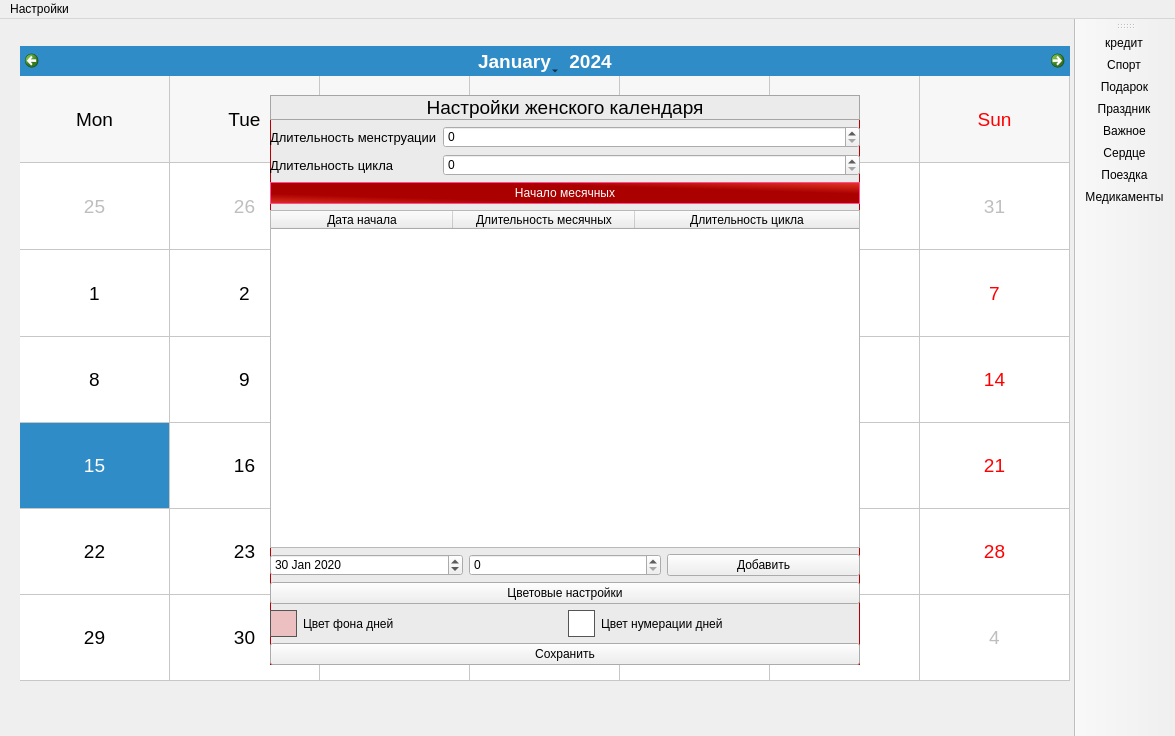
<?xml version="1.0" encoding="UTF-8"?>
<ui version="4.0">
 <class>Calendar</class>
 <widget class="QMainWindow" name="Calendar">
  <property name="geometry">
   <rect>
    <x>0</x>
    <y>0</y>
    <width>1175</width>
    <height>736</height>
   </rect>
  </property>
  <property name="windowTitle">
   <string>Календарь</string>
  </property>
  <property name="windowIcon">
   <iconset>
    <normalon>:/icons/img/icon_calendar.png</normalon>
   </iconset>
  </property>
  <property name="dockOptions">
   <set>QMainWindow::AllowTabbedDocks|QMainWindow::AnimatedDocks</set>
  </property>
  <property name="unifiedTitleAndToolBarOnMac">
   <bool>false</bool>
  </property>
  <widget class="QWidget" name="centralwidget">
   <widget class="QCalendarWidget" name="calendarWidget">
    <property name="geometry">
     <rect>
      <x>20</x>
      <y>27</y>
      <width>1050</width>
      <height>635</height>
     </rect>
    </property>
    <property name="font">
     <font>
      <family>MS Shell Dlg 2</family>
      <pointsize>14</pointsize>
      <weight>50</weight>
      <italic>false</italic>
      <bold>false</bold>
      <underline>false</underline>
      <strikeout>false</strikeout>
      <kerning>true</kerning>
     </font>
    </property>
    <property name="gridVisible">
     <bool>true</bool>
    </property>
    <property name="verticalHeaderFormat">
     <enum>QCalendarWidget::NoVerticalHeader</enum>
    </property>
   </widget>
   <widget class="QTableWidget" name="tableWidget">
    <property name="geometry">
     <rect>
      <x>19</x>
      <y>146</y>
      <width>1050</width>
      <height>515</height>
     </rect>
    </property>
    <property name="font">
     <font>
      <pointsize>9</pointsize>
     </font>
    </property>
    <property name="autoFillBackground">
     <bool>false</bool>
    </property>
    <property name="styleSheet">
     <string notr="true">QTableWidget {background-color: transparent;
border: 0 px;
}
</string>
    </property>
    <property name="verticalScrollBarPolicy">
     <enum>Qt::ScrollBarAlwaysOff</enum>
    </property>
    <property name="horizontalScrollBarPolicy">
     <enum>Qt::ScrollBarAlwaysOff</enum>
    </property>
    <property name="selectionMode">
     <enum>QAbstractItemView::NoSelection</enum>
    </property>
    <property name="showGrid">
     <bool>false</bool>
    </property>
    <property name="gridStyle">
     <enum>Qt::NoPen</enum>
    </property>
    <attribute name="horizontalHeaderVisible">
     <bool>false</bool>
    </attribute>
    <attribute name="horizontalHeaderDefaultSectionSize">
     <number>150</number>
    </attribute>
    <attribute name="verticalHeaderVisible">
     <bool>false</bool>
    </attribute>
    <attribute name="verticalHeaderDefaultSectionSize">
     <number>86</number>
    </attribute>
    <row>
     <property name="text">
      <string>Новая строка</string>
     </property>
    </row>
    <row>
     <property name="text">
      <string>Новая строка</string>
     </property>
    </row>
    <row>
     <property name="text">
      <string>Новая строка</string>
     </property>
    </row>
    <row>
     <property name="text">
      <string>Новая строка</string>
     </property>
    </row>
    <row>
     <property name="text">
      <string>Новая строка</string>
     </property>
    </row>
    <row>
     <property name="text">
      <string>Новая строка</string>
     </property>
    </row>
    <column>
     <property name="text">
      <string>1</string>
     </property>
    </column>
    <column>
     <property name="text">
      <string>2</string>
     </property>
    </column>
    <column>
     <property name="text">
      <string>3</string>
     </property>
    </column>
    <column>
     <property name="text">
      <string>4</string>
     </property>
    </column>
    <column>
     <property name="text">
      <string>5</string>
     </property>
    </column>
    <column>
     <property name="text">
      <string>6</string>
     </property>
    </column>
    <column>
     <property name="text">
      <string>7</string>
     </property>
    </column>
    <item row="0" column="0">
     <property name="text">
      <string/>
     </property>
    </item>
   </widget>
   <widget class="QTableWidget" name="femaleWidget">
    <property name="geometry">
     <rect>
      <x>19</x>
      <y>146</y>
      <width>1050</width>
      <height>515</height>
     </rect>
    </property>
    <property name="font">
     <font>
      <pointsize>10</pointsize>
     </font>
    </property>
    <property name="autoFillBackground">
     <bool>false</bool>
    </property>
    <property name="styleSheet">
     <string notr="true">QTableWidget {background-color: transparent;
border: 0 px;
}
</string>
    </property>
    <property name="verticalScrollBarPolicy">
     <enum>Qt::ScrollBarAlwaysOff</enum>
    </property>
    <property name="horizontalScrollBarPolicy">
     <enum>Qt::ScrollBarAlwaysOff</enum>
    </property>
    <property name="selectionMode">
     <enum>QAbstractItemView::NoSelection</enum>
    </property>
    <property name="showGrid">
     <bool>false</bool>
    </property>
    <property name="gridStyle">
     <enum>Qt::NoPen</enum>
    </property>
    <attribute name="horizontalHeaderVisible">
     <bool>false</bool>
    </attribute>
    <attribute name="horizontalHeaderDefaultSectionSize">
     <number>150</number>
    </attribute>
    <attribute name="verticalHeaderVisible">
     <bool>false</bool>
    </attribute>
    <attribute name="verticalHeaderDefaultSectionSize">
     <number>86</number>
    </attribute>
    <row>
     <property name="text">
      <string>Новая строка</string>
     </property>
    </row>
    <row>
     <property name="text">
      <string>Новая строка</string>
     </property>
    </row>
    <row>
     <property name="text">
      <string>Новая строка</string>
     </property>
    </row>
    <row>
     <property name="text">
      <string>Новая строка</string>
     </property>
    </row>
    <row>
     <property name="text">
      <string>Новая строка</string>
     </property>
    </row>
    <row>
     <property name="text">
      <string>Новая строка</string>
     </property>
    </row>
    <column>
     <property name="text">
      <string>1</string>
     </property>
    </column>
    <column>
     <property name="text">
      <string>2</string>
     </property>
    </column>
    <column>
     <property name="text">
      <string>3</string>
     </property>
    </column>
    <column>
     <property name="text">
      <string>4</string>
     </property>
    </column>
    <column>
     <property name="text">
      <string>5</string>
     </property>
    </column>
    <column>
     <property name="text">
      <string>6</string>
     </property>
    </column>
    <column>
     <property name="text">
      <string>7</string>
     </property>
    </column>
    <item row="0" column="0">
     <property name="text">
      <string/>
     </property>
    </item>
   </widget>
   <widget class="QWidget" name="femaleSettingsWidget" native="true">
    <property name="geometry">
     <rect>
      <x>270</x>
      <y>76</y>
      <width>590</width>
      <height>570</height>
     </rect>
    </property>
    <property name="autoFillBackground">
     <bool>false</bool>
    </property>
    <property name="styleSheet">
     <string notr="true">QWidget #femaleSettingsWidget{
background-color:rgb(235, 235, 235);
border: 1px solid rgb(185, 0, 0);
}</string>
    </property>
    <layout class="QVBoxLayout" name="verticalLayout">
     <item>
      <widget class="QLabel" name="label">
       <property name="font">
        <font>
         <pointsize>14</pointsize>
        </font>
       </property>
       <property name="styleSheet">
        <string notr="true">QLabel{
border: 1px solid rgb(165, 165, 165);
}</string>
       </property>
       <property name="text">
        <string>Настройки женского календаря</string>
       </property>
       <property name="alignment">
        <set>Qt::AlignCenter</set>
       </property>
       <property name="margin">
        <number>2</number>
       </property>
      </widget>
     </item>
     <item>
      <layout class="QFormLayout" name="formLayout">
       <item row="0" column="0">
        <widget class="QLabel" name="label_2">
         <property name="font">
          <font>
           <pointsize>10</pointsize>
          </font>
         </property>
         <property name="text">
          <string>Длительность менструации</string>
         </property>
        </widget>
       </item>
       <item row="0" column="1">
        <widget class="QSpinBox" name="periodSpin"/>
       </item>
       <item row="1" column="0">
        <widget class="QLabel" name="label_3">
         <property name="font">
          <font>
           <pointsize>10</pointsize>
          </font>
         </property>
         <property name="text">
          <string>Длительность цикла</string>
         </property>
        </widget>
       </item>
       <item row="1" column="1">
        <widget class="QSpinBox" name="cycleSpin"/>
       </item>
      </layout>
     </item>
     <item>
      <widget class="QPushButton" name="stageButton">
       <property name="styleSheet">
        <string notr="true">QPushButton{
border: 1px solid rgb(255, 76, 148);
	background-color: qlineargradient(spread:reflect, x1:0.537, y1:0.567818, x2:1, y2:0, stop:0.422886 rgb(170, 0, 0), stop:1 rgb(230, 59, 37));
padding: 3px;
color: white;
}
QPushButton:hover{
border: 1px solid rgb(211, 39, 39);
	background-color: qlineargradient(spread:reflect, x1:0.537, y1:0.567818, x2:1, y2:0.2, stop:0.422886 rgb(180, 0, 0), stop:1 rgb(250, 39, 20));
padding: 3px;
color: white;
}
QPushButton:pressed{
border: 1px solid rgb(211, 39, 39);
	background-color: qlineargradient(spread:reflect, x1:0.537, y1:0.567818, x2:1, y2:0, stop:0.422886 rgb(134, 21, 23), stop:1 rgb(191, 56, 58));
padding: 3px;
color: white;
}</string>
       </property>
       <property name="text">
        <string>Начало месячных</string>
       </property>
      </widget>
     </item>
     <item>
      <widget class="QTableWidget" name="datesTable">
       <property name="horizontalScrollBarPolicy">
        <enum>Qt::ScrollBarAlwaysOff</enum>
       </property>
       <attribute name="horizontalHeaderDefaultSectionSize">
        <number>182</number>
       </attribute>
       <attribute name="horizontalHeaderStretchLastSection">
        <bool>true</bool>
       </attribute>
       <attribute name="verticalHeaderVisible">
        <bool>false</bool>
       </attribute>
       <column>
        <property name="text">
         <string>Дата начала</string>
        </property>
       </column>
       <column>
        <property name="text">
         <string>Длительность месячных</string>
        </property>
       </column>
       <column>
        <property name="text">
         <string>Длительность цикла</string>
        </property>
       </column>
      </widget>
     </item>
     <item>
      <layout class="QHBoxLayout" name="horizontalLayout">
       <item>
        <widget class="QDateEdit" name="dateNewCycle">
         <property name="date">
          <date>
           <year>2020</year>
           <month>1</month>
           <day>30</day>
          </date>
         </property>
        </widget>
       </item>
       <item>
        <widget class="QSpinBox" name="spinNewPeriod"/>
       </item>
       <item>
        <widget class="QPushButton" name="addCycleButton">
         <property name="text">
          <string>Добавить</string>
         </property>
        </widget>
       </item>
      </layout>
     </item>
     <item>
      <widget class="QPushButton" name="showColorSettings">
       <property name="text">
        <string>Цветовые настройки</string>
       </property>
      </widget>
     </item>
     <item>
      <layout class="QHBoxLayout" name="horizontalLayout_2">
       <item>
        <widget class="QPushButton" name="backColorBtn">
         <property name="sizePolicy">
          <sizepolicy hsizetype="Maximum" vsizetype="Fixed">
           <horstretch>0</horstretch>
           <verstretch>0</verstretch>
          </sizepolicy>
         </property>
         <property name="styleSheet">
          <string notr="true">QPushButton {
 background-color: rgba(240,13,14,50); 
 border: 1px solid #555;
 width:25px;
 height:25px;
 }</string>
         </property>
         <property name="text">
          <string/>
         </property>
        </widget>
       </item>
       <item>
        <widget class="QLabel" name="backColorLabel">
         <property name="text">
          <string>Цвет фона дней</string>
         </property>
        </widget>
       </item>
       <item>
        <widget class="QPushButton" name="numColorBtn">
         <property name="sizePolicy">
          <sizepolicy hsizetype="Maximum" vsizetype="Fixed">
           <horstretch>0</horstretch>
           <verstretch>0</verstretch>
          </sizepolicy>
         </property>
         <property name="styleSheet">
          <string notr="true">QPushButton {
 background-color: white; 
 border: 1px solid #555;
 width:25px;
 height:25px;
 }</string>
         </property>
         <property name="text">
          <string/>
         </property>
        </widget>
       </item>
       <item>
        <widget class="QLabel" name="numColorLabel">
         <property name="text">
          <string>Цвет нумерации дней</string>
         </property>
        </widget>
       </item>
      </layout>
     </item>
     <item>
      <widget class="QPushButton" name="saveFemaleSettings">
       <property name="text">
        <string>Сохранить</string>
       </property>
      </widget>
     </item>
    </layout>
   </widget>
   <zorder>calendarWidget</zorder>
   <zorder>femaleWidget</zorder>
   <zorder>tableWidget</zorder>
   <zorder>femaleSettingsWidget</zorder>
  </widget>
  <widget class="QToolBar" name="toolBar">
   <property name="windowTitle">
    <string>toolBar</string>
   </property>
   <property name="iconSize">
    <size>
     <width>80</width>
     <height>80</height>
    </size>
   </property>
   <attribute name="toolBarArea">
    <enum>RightToolBarArea</enum>
   </attribute>
   <attribute name="toolBarBreak">
    <bool>false</bool>
   </attribute>
   <addaction name="icon_credit"/>
   <addaction name="icon_sport"/>
   <addaction name="icon_gift"/>
   <addaction name="icon_party"/>
   <addaction name="icon_important"/>
   <addaction name="icon_heart"/>
   <addaction name="icon_trip"/>
   <addaction name="icon_medicine"/>
  </widget>
  <widget class="QMenuBar" name="menubar">
   <property name="geometry">
    <rect>
     <x>0</x>
     <y>0</y>
     <width>1175</width>
     <height>26</height>
    </rect>
   </property>
   <property name="defaultUp">
    <bool>false</bool>
   </property>
   <property name="nativeMenuBar">
    <bool>true</bool>
   </property>
   <widget class="QMenu" name="menu">
    <property name="title">
     <string>Настройки</string>
    </property>
    <property name="toolTipsVisible">
     <bool>false</bool>
    </property>
    <widget class="QMenu" name="menu_2">
     <property name="title">
      <string>Женский календарь</string>
     </property>
     <addaction name="showFemaleSettings"/>
     <addaction name="switchFemaleWidget"/>
    </widget>
    <addaction name="menu_2"/>
   </widget>
   <addaction name="menu"/>
  </widget>
  <action name="icon_gift">
   <property name="checkable">
    <bool>false</bool>
   </property>
   <property name="checked">
    <bool>false</bool>
   </property>
   <property name="icon">
    <iconset resource="resources.qrc">
     <normaloff>:/icons/img/gift.png</normaloff>:/icons/img/gift.png</iconset>
   </property>
   <property name="text">
    <string>Подарок</string>
   </property>
   <property name="shortcutVisibleInContextMenu">
    <bool>false</bool>
   </property>
  </action>
  <action name="icon_party">
   <property name="icon">
    <iconset resource="resources.qrc">
     <normaloff>:/icons/img/party.png</normaloff>:/icons/img/party.png</iconset>
   </property>
   <property name="text">
    <string>Праздник</string>
   </property>
   <property name="toolTip">
    <string>Праздник</string>
   </property>
  </action>
  <action name="icon_credit">
   <property name="icon">
    <iconset resource="resources.qrc">
     <normaloff>:/icons/img/credit.png</normaloff>:/icons/img/credit.png</iconset>
   </property>
   <property name="text">
    <string>кредит</string>
   </property>
   <property name="toolTip">
    <string>кредит</string>
   </property>
  </action>
  <action name="icon_trip">
   <property name="icon">
    <iconset resource="resources.qrc">
     <normaloff>:/icons/img/trip.png</normaloff>:/icons/img/trip.png</iconset>
   </property>
   <property name="text">
    <string>Поездка</string>
   </property>
   <property name="toolTip">
    <string>Поездка</string>
   </property>
  </action>
  <action name="icon_sport">
   <property name="icon">
    <iconset>
     <normalon>:/icons/img/sport.png</normalon>
    </iconset>
   </property>
   <property name="text">
    <string>Спорт</string>
   </property>
   <property name="toolTip">
    <string>Спорт</string>
   </property>
  </action>
  <action name="icon_heart">
   <property name="icon">
    <iconset resource="resources.qrc">
     <normaloff>:/icons/img/heart.png</normaloff>:/icons/img/heart.png</iconset>
   </property>
   <property name="text">
    <string>Сердце</string>
   </property>
   <property name="toolTip">
    <string>Сердце</string>
   </property>
  </action>
  <action name="icon_medicine">
   <property name="icon">
    <iconset resource="resources.qrc">
     <normaloff>:/icons/img/medicine.png</normaloff>:/icons/img/medicine.png</iconset>
   </property>
   <property name="text">
    <string>Медикаменты</string>
   </property>
   <property name="toolTip">
    <string>Медикаменты</string>
   </property>
  </action>
  <action name="icon_important">
   <property name="icon">
    <iconset resource="resources.qrc">
     <normaloff>:/icons/img/important.png</normaloff>:/icons/img/important.png</iconset>
   </property>
   <property name="text">
    <string>Важное</string>
   </property>
   <property name="toolTip">
    <string>Важное</string>
   </property>
  </action>
  <action name="showFemaleSettings">
   <property name="text">
    <string>Открыть настройки</string>
   </property>
  </action>
  <action name="switchFemaleWidget">
   <property name="text">
    <string>Включить/отключить</string>
   </property>
  </action>
 </widget>
 <resources>
  <include location="resources.qrc"/>
 </resources>
 <connections/>
</ui>
